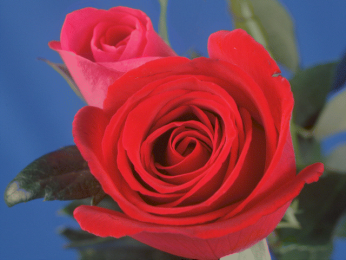
#> input picture 05_colorspace/ch08--用到影像增強/Rose.bmp, 346 x 260 px
$ python RGB_histogram_equalization.py
#> lines starting #> are read from the running program, lines starting #| are printed output that depends on the picture
import numpy as np
import cv2

def RGB_histogram_equalization( f ):
	g = f.copy( )
	for k in range( 3 ):
		g[:,:,k] = cv2.equalizeHist( f[:,:,k] )
	return g

def main( ):
	img1 = cv2.imread( "Rose.bmp", -1 )
#> img1 is the input picture: shape (260, 346, 3); mean B, G, R 80.2, 63.3, 128.8
	img2 = RGB_histogram_equalization( img1 )
#> after the loop in RGB_histogram_equalization, `for k in range( 3 ):`:
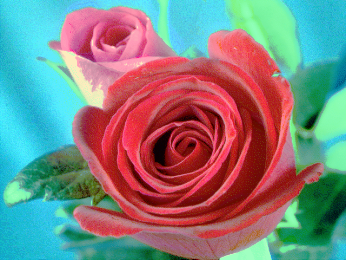
#> g: shape (260, 346, 3); mean B, G, R 128.8, 130.2, 128.8
	cv2.imshow( "Original Image", img1 )
	cv2.imshow( "Histogram Equalization(RGB)", img2 )
	cv2.waitKey( 0 )

main( )
